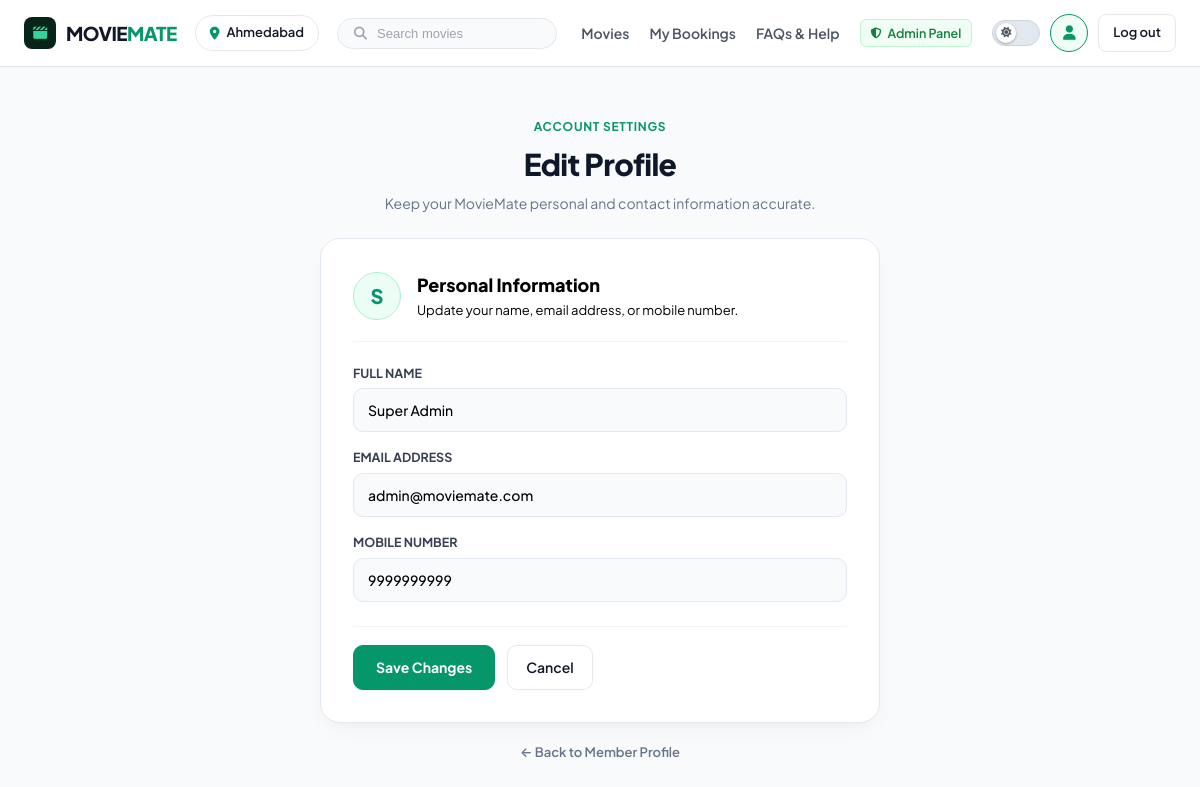
/profile/edit/ (signed in), run on the app's committed database.
### accounts/models.py (models this page shows, shortened)
class Customer(models.Model):
    ROLE_CHOICES = (
        ('client', 'Client'),
        ('admin', 'Admin'),
    )
    full_name = models.CharField(max_length=100)
    email = models.EmailField(unique=True)
    mobile = models.CharField(max_length=15)
    password = models.CharField(max_length=255)
    role = models.CharField(max_length=10, choices=ROLE_CHOICES, default='client')

### accounts/views.py (the view, shortened to what this page needs)
# urls.py: path("profile/edit/", views.edit_profile, name="edit_profile"),
def edit_profile(request):
    customer_id = request.session.get("customer_id")
    if not customer_id:
        return redirect("login")
    customer = Customer.objects.filter(id=customer_id).first()
    if not customer:
        request.session.flush()
        return redirect("login")
    return render(request, "edit_profile.html", {"customer": customer})

### accounts/templates/edit_profile.html (shortened to what this page needs)
{% extends 'base.html' %}
{% load static %}
{% block nav_profile_active %}active{% endblock %}
{% block extra_head %}
  <link rel="stylesheet" href="{% static 'accounts/css/profile.css' %}" />
{% endblock %}
{% block content %}
<main class="edit-page">
    <div class="edit-shell">
        <div class="edit-heading">
            <div class="edit-eyebrow">
                Account Settings
            </div>
            <h1>Edit Profile</h1>
            <p>Keep your MovieMate personal and contact information accurate.</p>
        </div>
        <div class="edit-card">
            <div class="edit-card-header">
                <div class="edit-avatar">
                    {{ customer.full_name|first|upper }}
                </div>
                <div>
                    <h2>Personal Information</h2>
                    <p>Update your name, email address, or mobile number.</p>
                </div>
            </div>
            <form method="POST" class="edit-form">
                <div class="edit-field">
                    <label for="full_name">FULL NAME</label>
                    <input id="full_name" class="edit-input" type="text" name="full_name" value="{{ customer.full_name }}" placeholder="Enter your full name" required>
                </div>
                <div class="edit-field">
                    <label for="email">EMAIL ADDRESS</label>
                    <input id="email" class="edit-input" type="email" name="email" value="{{ customer.email }}" placeholder="you@example.com" required>
                </div>
                <div class="edit-field">
                    <label for="mobile">MOBILE NUMBER</label>
                    <input id="mobile" class="edit-input" type="tel" name="mobile" value="{{ customer.mobile }}" placeholder="10-digit mobile number" maxlength="15" required>
                </div>
                <div class="edit-actions">
                    <button type="submit" class="btn btn-gold" style="padding: 11px 22px; font-size: 14px; font-weight: 700; border-radius: 10px;">
                        Save Changes
                    </button>
                    <a href="{% url 'profile' %}" class="btn btn-ghost" style="padding: 11px 18px; font-size: 14px; font-weight: 600; border-radius: 10px;">
                        Cancel
                    </a>
                </div>
            </form>
        </div>
        <div class="edit-back">
            <a href="{% url 'profile' %}">
                &larr; Back to Member Profile
            </a>
        </div>
    </div>
</main>
{% endblock %}

### accounts/static/accounts/css/base.css (style rules this page uses)
:root { --bg-canvas: #f8fafc; --bg-surface: #ffffff; --bg-subtle: #f9fafb; --border-color: #e5e7eb; --border-subtle: #f1f5f9; --text-primary: #111827; --text-secondary: #4b5563; --text-muted: #6b7280; --text-light: #9ca3af; --brand-primary: #072418; --brand-emerald: #059669; --brand-emerald-hover: #047857; --brand-emerald-light: #ecfdf5; --brand-emerald-border: #a7f3d0; --accent-blue: #1d4ed8; --accent-blue-light: #eff6ff; --accent-amber: #b45309; --accent-amber-light: #fffbeb; --accent-red: #dc2626; --accent-red-light: #fef2f2; --accent-red-border: #fecaca; --radius-sm: 6px; --radius-md: 8px; --radius-lg: 12px; --radius-xl: 16px; --shadow-subtle: 0 1px 3px rgba(0, 0, 0, 0.05), 0 1px 2px rgba(0, 0, 0, 0.03); --shadow-card: 0 1px 3px rgba(0, 0, 0, 0.06), 0 1px 2px rgba(0, 0, 0, 0.04); --shadow-hover: 0 10px 25px -5px rgba(0, 0, 0, 0.08), 0 8px 10px -6px rgba(0, 0, 0, 0.04); --shadow-modal: 0 25px 50px -12px rgba(0, 0, 0, 0.18); }
* { box-sizing: border-box; margin: 0; padding: 0; }
html, body { background: var(--bg-canvas); color: var(--text-secondary); font-family: 'Plus Jakarta Sans', 'Inter', -apple-system, BlinkMacSystemFont, "Segoe UI", Roboto, sans-serif; font-size: 14.5px; line-height: 1.5; -webkit-font-smoothing: antialiased; -moz-osx-font-smoothing: grayscale; }
body { min-height: 100vh; display: flex; flex-direction: column; }
main { flex: 1; }
a { color: inherit; text-decoration: none; }
button { font-family: inherit; cursor: pointer; border: none; }
.btn { display: inline-flex; align-items: center; justify-content: center; gap: 8px; padding: 10px 20px; border-radius: var(--radius-md); font-weight: 600; font-size: 14px; transition: all 0.15s ease; cursor: pointer; text-decoration: none; }
.btn-emerald, .btn-gold { background: var(--brand-emerald) !important; color: #ffffff !important; border: 1px solid var(--brand-emerald) !important; box-shadow: 0 1px 2px rgba(0, 0, 0, 0.05); }
.btn-outline, .btn-ghost { background: #ffffff; border: 1px solid var(--border-color); color: var(--text-primary); }

### accounts/static/accounts/css/profile.css (style rules this page uses)
:root { --profile-emerald: #059669; --profile-emerald-hover: #047857; --profile-emerald-soft: #ecfdf5; --profile-forest: #072418; --profile-canvas: #f8fafc; --profile-card: #ffffff; --profile-border: #e2e8f0; --profile-text: #0f172a; --profile-muted: #64748b; }
.edit-page { min-height: calc(100vh - 72px); display: flex; align-items: center; justify-content: center; padding: 48px 24px; background: var(--profile-canvas); }
.edit-shell { width: 100%; max-width: 560px; }
.edit-heading { text-align: center; margin-bottom: 24px; }
.edit-eyebrow { display: inline-block; font-size: 12px; font-weight: 700; letter-spacing: 0.06em; color: var(--profile-emerald); text-transform: uppercase; margin-bottom: 6px; }
.edit-heading h1 { font-size: 30px; font-weight: 800; color: var(--profile-text); letter-spacing: -0.02em; margin: 0 0 6px; }
.edit-heading p { color: var(--profile-muted); font-size: 14px; margin: 0; }
.edit-card { width: 100%; background: #ffffff; border: 1px solid var(--profile-border); border-radius: 20px; padding: 32px; box-shadow: 0 10px 25px -5px rgba(0, 0, 0, 0.04), 0 8px 10px -6px rgba(0, 0, 0, 0.02); }
.edit-card-header { display: flex; align-items: center; gap: 16px; padding-bottom: 20px; margin-bottom: 22px; border-bottom: 1px solid #f1f5f9; }
.edit-avatar { width: 48px; height: 48px; flex-shrink: 0; display: flex; align-items: center; justify-content: center; border-radius: 50%; background: var(--profile-emerald-soft); color: var(--profile-emerald); border: 1px solid #a7f3d0; font-size: 20px; font-weight: 800; }
.edit-card-header h2 { font-size: 18px; font-weight: 800; color: #000; margin: 0 0 3px; }
.edit-card-header p { color: #000; font-size: 13px; margin: 0; }
.edit-form { display: grid; gap: 16px; }
.edit-field label { display: block; font-size: 12.5px; font-weight: 700; color: #374151; margin-bottom: 6px; }
.edit-input { width: 100%; box-sizing: border-box; background: #f8fafc; border: 1.5px solid #e2e8f0; border-radius: 10px; padding: 12px 14px; color: #000; outline: none; font-size: 14px; font-family: inherit; font-weight: 500; transition: all 0.15s ease; }
.edit-actions { display: flex; gap: 12px; margin-top: 8px; padding-top: 18px; border-top: 1px solid #f1f5f9; }
.edit-back { text-align: center; margin-top: 18px; }
.edit-back a { color: var(--profile-muted); font-size: 13px; font-weight: 600; text-decoration: none; transition: color 0.15s; }

### data on the page
Customer: full_name|first "S", full_name "Super Admin", email "admin@moviemate.com", mobile "9999999999"
